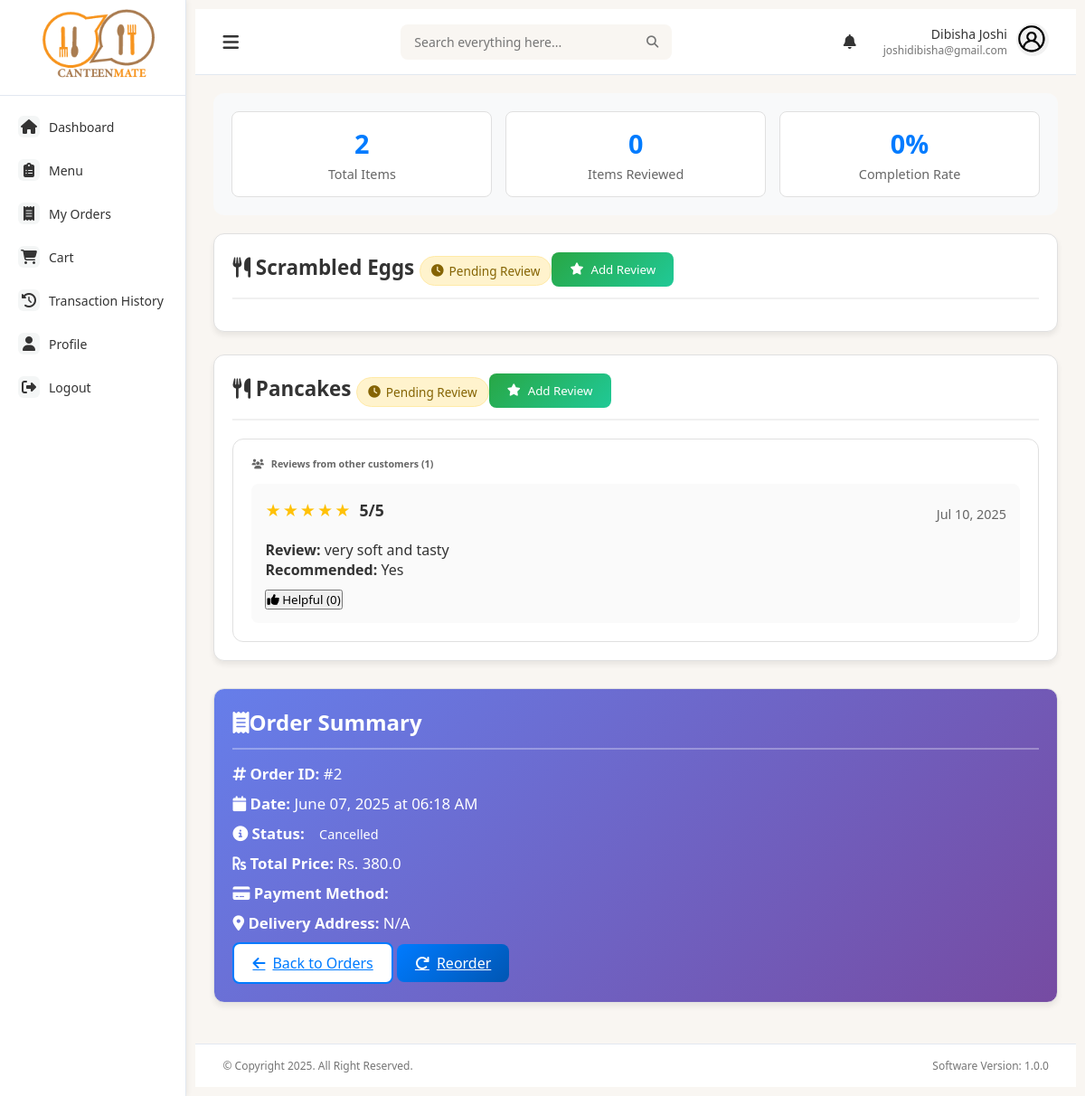
The app's page /order/2/review (signed in), older data.
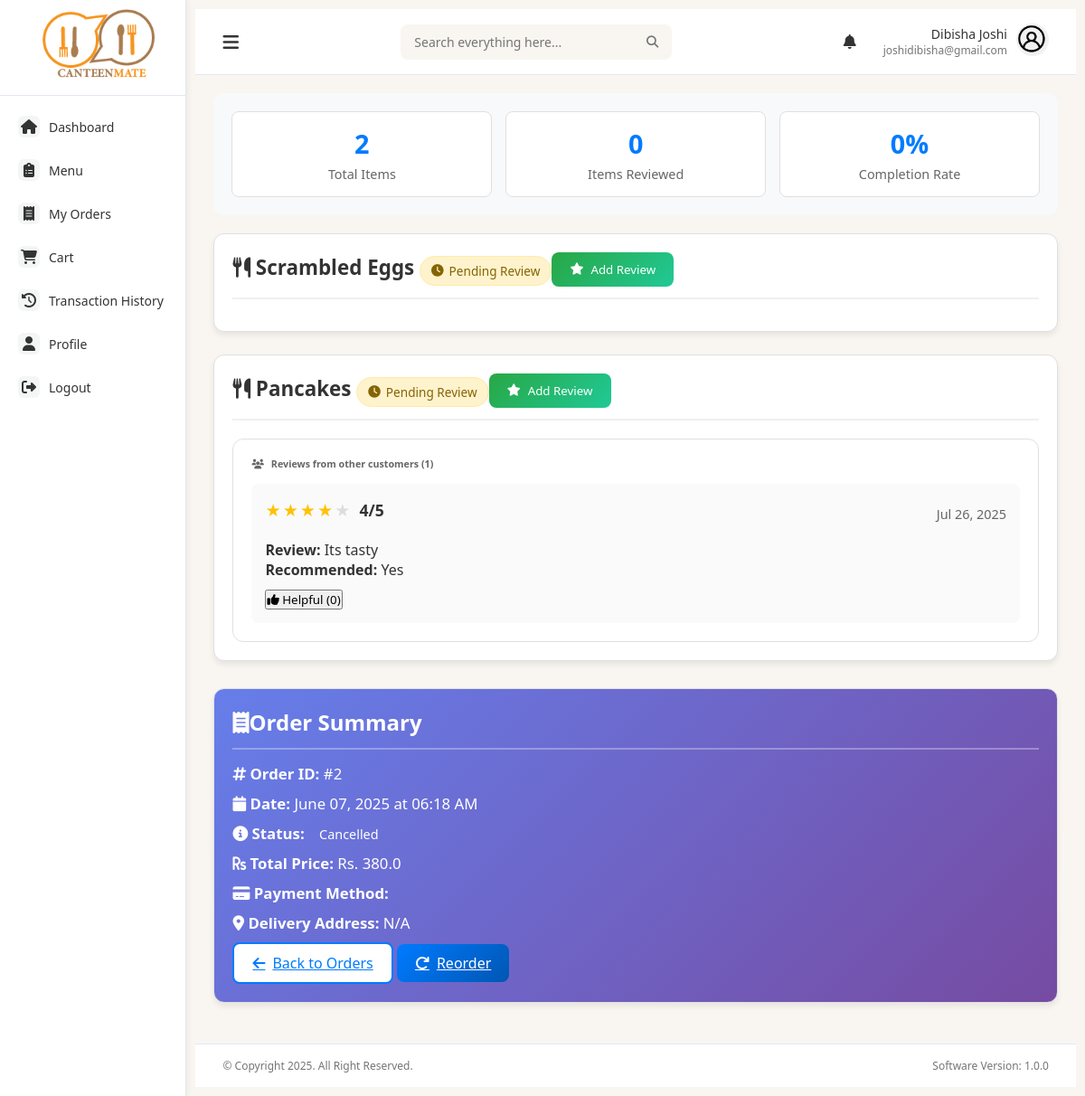
The same page, newer data.
### models.py (models this page shows, shortened)
class OrderItem(db.Model):
    id = db.Column(db.Integer, primary_key=True)
    order_id = db.Column(db.Integer, db.ForeignKey('order.id'), nullable=False)
    item_id = db.Column(db.Integer, db.ForeignKey('items.id'), nullable=False)
    name = db.Column(db.String(100), nullable=False)
    quantity = db.Column(db.Integer, nullable=False)
    price = db.Column(db.Float, nullable=False)
    item = db.relationship('Item', backref='order_items')

class Review(db.Model):
    __tablename__ = 'reviews'
    id = db.Column(db.Integer, primary_key=True)
    user_id = db.Column(db.Integer, db.ForeignKey('user.id'), nullable=False)
    order_id = db.Column(db.Integer, db.ForeignKey('order.id'), nullable=False)
    item_id = db.Column(db.Integer, db.ForeignKey('items.id'), nullable=False)
    rating = db.Column(db.Integer, nullable=False)  # 1-5 stars
    comment = db.Column(db.Text)
    service_rating = db.Column(db.Integer)  # Optional: 1-5 stars for service
    delivery_rating = db.Column(db.Integer)  # Optional: 1-5 stars for delivery
    would_recommend = db.Column(db.Boolean, default=True)
    is_verified = db.Column(db.Boolean, default=True)  # Verified purchase
    helpful_count = db.Column(db.Integer, default=0)  # How many found it helpful
    created_at = db.Column(db.DateTime, default=datetime.utcnow)
    updated_at = db.Column(db.DateTime, default=datetime.utcnow, onupdate=datetime.utcnow)
    user = db.relationship('User', backref=db.backref('reviews', lazy=True))
    order = db.relationship('Order', backref=db.backref('reviews', lazy=True))
    item = db.relationship('Item', backref=db.backref('reviews', lazy=True))

### main.py (the view)
@app.route('/order/<int:order_id>/review')
@login_required
def review_order(order_id):
    user_id = session.get('user_id')
    order = Order.query.filter_by(id=order_id, user_id=user_id).first_or_404()
    reviewed_items = db.session.query(Review.item_id).filter_by(
        order_id=order_id,
        user_id=user_id
    ).all()
    reviewed_item_ids = [item.item_id for item in reviewed_items]
    user_reviews = Review.query.filter_by(
        order_id=order_id,
        user_id=user_id
    ).all()
    reviews_by_item = {review.item_id: review for review in user_reviews}
    other_reviews = {}
    for item in order.items:
        other_user_reviews = Review.query.filter(
            Review.item_id == item.item_id,
            Review.user_id != user_id,
            Review.is_verified == True
        ).order_by(Review.created_at.desc()).limit(5).all()
        other_reviews[item.item_id] = other_user_reviews
    user = User.query.get(user_id)
    return render_template('review_order.html',
                         order=order,
                         reviewed_item_ids=reviewed_item_ids,
                         reviews_by_item=reviews_by_item,
                         other_reviews=other_reviews,
                         user=user)

### main.py (called while the page is built)
def login_required(view):
    @functools.wraps(view)
    def wrapped_view(**kwargs):
        if 'user_id' not in session:
            flash('Please log in to access this page', 'warning')
            return redirect(url_for('login'))
        return view(**kwargs)
    return wrapped_view

### models.py (called while the page is built)
    @property
    def delivery_address(self):
        parts = [self.building, self.floor]
        return ', '.join([p for p in parts if p]) or "N/A"

    @property
    def total_price(self):
        return sum(item.quantity * item.price for item in self.items)

### templates/review_order.html (shortened to what the changed rows need)
{% extends "base.html" %}
{% block content %}
<div class="review-container">
    {% for item in order.items %}
    <div class="card review-card" id="item_{{ item.item_id }}">
        <div class="review-header">
            <div>
                <i class="fas fa-utensils"></i> {{ item.name }}
                {% if item.item_id in reviewed_item_ids %}
                    <span class="review-badge verified">
                        <i class="fas fa-check-circle"></i> Reviewed
                    </span>
                {% else %}
                    <span class="review-badge pending">
                        <i class="fas fa-clock"></i> Pending Review
                    </span>
                {% endif %}
            </div>
            {% if item.item_id not in reviewed_item_ids %}
                <button class="btn-enhanced btn-success-enhanced" onclick="showReviewForm({{ item.item_id }}, '{{ item.name }}')">
                    <i class="fas fa-star"></i> Add Review
                </button>
            {% endif %}
        </div>
        {% if other_reviews[item.item_id] %}
            <div class="other-reviews">
                <h6><i class="fas fa-users"></i> Reviews from other customers ({{ other_reviews[item.item_id]|length }})</h6>
                {% for review in other_reviews[item.item_id][:3] %}
                    <div class="review-item">
                        <div class="review-meta">
                            <div class="rating-display">
                                <div class="rating-stars">
                                    {% for i in range(1, 6) %}
                                        <span class="star {{ 'active' if i <= review.rating else 'empty' }}">★</span>
                                    {% endfor %}
                                </div>
                                <span class="rating-value">{{ review.rating }}/5</span>
                            </div>
                            <div class="review-date">
                                {{ review.created_at.strftime('%b %d, %Y') if review.created_at else 'Recently' }}
                            </div>
                        </div>
                        <div><strong>Review:</strong> {{ review.comment or 'No comment provided.' }}</div>
                        <div><strong>Recommended:</strong>
                            <span class="badge {{ 'bg-success' if review.would_recommend else 'bg-warning' }}">
                                {{ 'Yes' if review.would_recommend else 'No' }}
                            </span>
                        </div>
                        <div style="margin-top: 10px;">
                            <button class="btn btn-sm btn-outline-primary helpful-btn"
                                    onclick="markHelpful({{ review.id }}, true)"
                                    data-review-id="{{ review.id }}">
                                <i class="fas fa-thumbs-up"></i> Helpful ({{ review.helpful_count or 0 }})
                            </button>
                        </div>
                    </div>
                {% endfor %}
            </div>
        {% endif %}
    </div>
    {% endfor %}
    <div class="card review-card order-summary-card">
        <div class="card-body">
            <div class="row">
                <div class="col-md-6 mb-3">
                    <p><strong><i class="fas fa-rupee-sign"></i> Total Price:</strong> Rs. {{ order.total_price }}</p>
                    <p><strong><i class="fas fa-credit-card"></i> Payment Method:</strong> {{ order.payment_method|title }}</p>
                    <p><strong><i class="fas fa-map-marker-alt"></i> Delivery Address:</strong> {{ order.delivery_address }}</p>
                </div>
            </div>
        </div>
    </div>
</div>
{% endblock %}

Row changes from the older to the newer data that the page shows:
changed OrderItem "Pancakes": loses Review (rating "5", created_at "Jul 10, 2025", comment "very soft and tasty", would_recommend "Yes", helpful_count "0")
added Review: rating "4", created_at "Jul 26, 2025", comment "Its tasty", would_recommend "Yes", helpful_count "0", shown under OrderItem "Pancakes"
